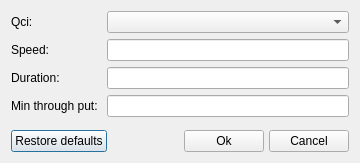
<?xml version="1.0" encoding="UTF-8"?>
<ui version="4.0">
 <class>StreamDlForm</class>
 <widget class="QDialog" name="StreamDlForm">
  <property name="geometry">
   <rect>
    <x>0</x>
    <y>0</y>
    <width>360</width>
    <height>163</height>
   </rect>
  </property>
  <property name="windowTitle">
   <string>StreamDownlink Settings</string>
  </property>
  <layout class="QVBoxLayout" name="verticalLayout">
   <item>
    <layout class="QFormLayout" name="formLayout">
     <item row="0" column="0">
      <widget class="QLabel" name="label">
       <property name="text">
        <string>Qci: </string>
       </property>
      </widget>
     </item>
     <item row="1" column="0">
      <widget class="QLabel" name="label_2">
       <property name="text">
        <string>Speed: </string>
       </property>
      </widget>
     </item>
     <item row="2" column="0">
      <widget class="QLabel" name="label_3">
       <property name="text">
        <string>Duration: </string>
       </property>
      </widget>
     </item>
     <item row="3" column="0">
      <widget class="QLabel" name="label_4">
       <property name="text">
        <string>Min through put: </string>
       </property>
      </widget>
     </item>
     <item row="0" column="1">
      <widget class="QComboBox" name="qciComboBox"/>
     </item>
     <item row="1" column="1">
      <widget class="QLineEdit" name="speed"/>
     </item>
     <item row="2" column="1">
      <widget class="QLineEdit" name="duration"/>
     </item>
     <item row="3" column="1">
      <widget class="QLineEdit" name="minThroughtPut"/>
     </item>
    </layout>
   </item>
   <item>
    <layout class="QHBoxLayout" name="horizontalLayout">
     <property name="spacing">
      <number>5</number>
     </property>
     <item>
      <widget class="QPushButton" name="restoreButton">
       <property name="text">
        <string>Restore defaults</string>
       </property>
      </widget>
     </item>
     <item>
      <spacer name="horizontalSpacer">
       <property name="orientation">
        <enum>Qt::Horizontal</enum>
       </property>
       <property name="sizeHint" stdset="0">
        <size>
         <width>40</width>
         <height>20</height>
        </size>
       </property>
      </spacer>
     </item>
     <item>
      <widget class="QPushButton" name="okButton">
       <property name="text">
        <string>Ok</string>
       </property>
      </widget>
     </item>
     <item>
      <widget class="QPushButton" name="cancelButton">
       <property name="text">
        <string>Cancel</string>
       </property>
      </widget>
     </item>
    </layout>
   </item>
  </layout>
 </widget>
 <resources/>
 <connections/>
</ui>
